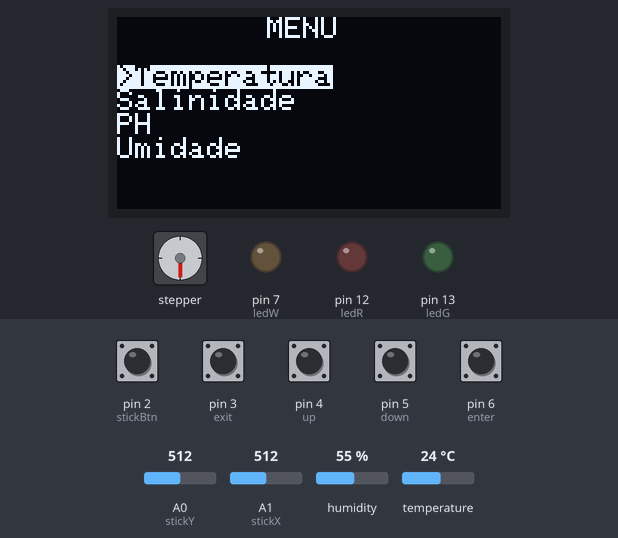
A sketch run on a simulated Arduino Uno, built with avr-gcc and run on an emulated ATmega328P. Shown: 128×64 one-colour display, stepper motor, output pins drawn as LEDs (lit = HIGH). The inputs (shaded band) are chosen by the test bench; at power-on: pin 2 (stickBtn), pin 3 (exit), pin 4 (up), pin 5 (down), pin 6 (enter) HIGH, temperature 24 °C, A0 (stickY) = 512, A1 (stickX) = 512, humidity 55 %. The display library's start-up logo is not drawn; stepper angles assume 200 steps per turn.

Above: at 2.2 s.
2.3 s: pin 6 (enter) pulled LOW for 0.15 s
At 3.8 s:
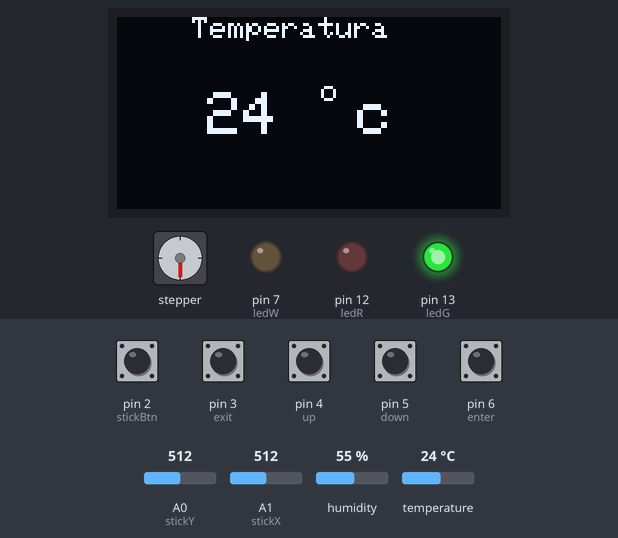
4.1 s: temperature set to 40.2 °C
At 5.1 s:
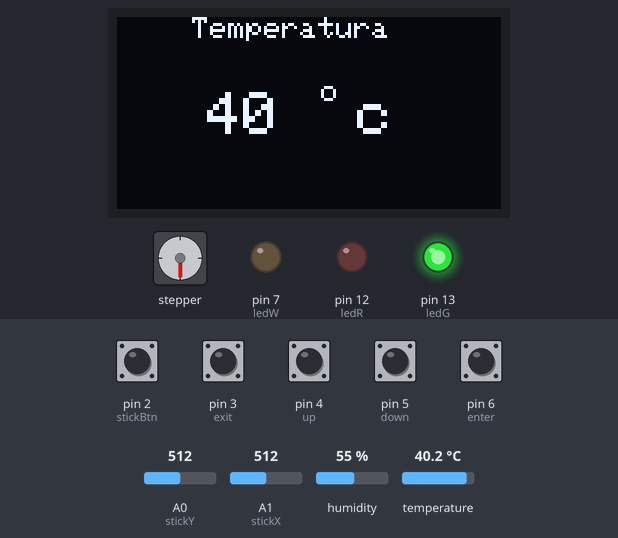
6.1 s: temperature set to 41.7 °C
At 7.6 s:
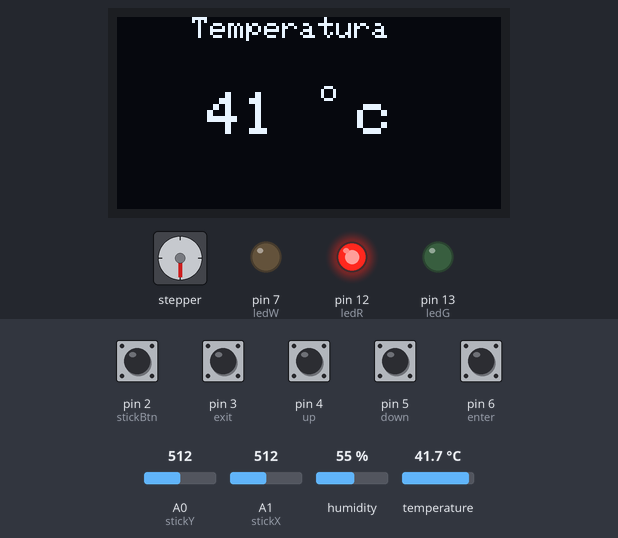
8.1 s: pin 3 (exit) pulled LOW for 0.15 s
At 8.27 s:
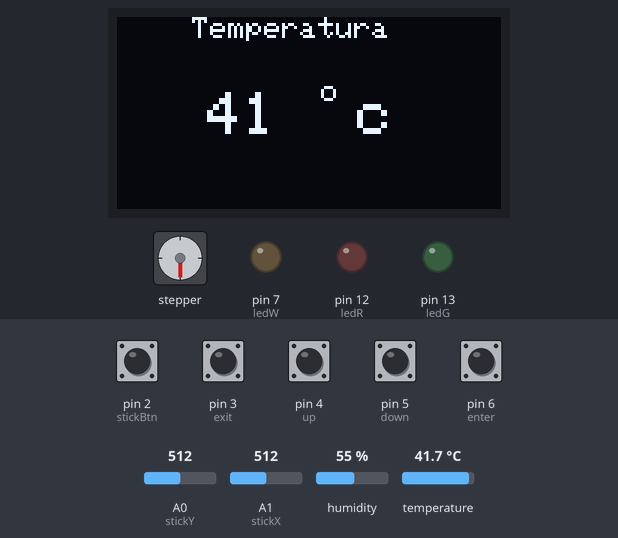
9.9 s: pin 5 (down) pulled LOW for 1 s
At 11.6 s:
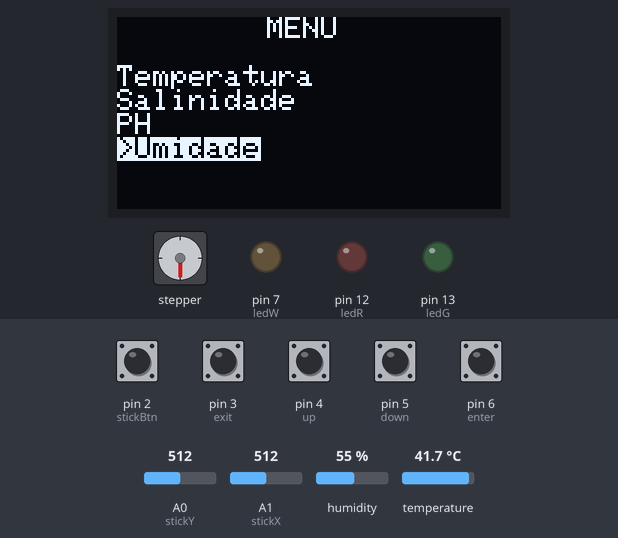
12.4 s: pin 6 (enter) pulled LOW for 1 s
At 14.0 s:
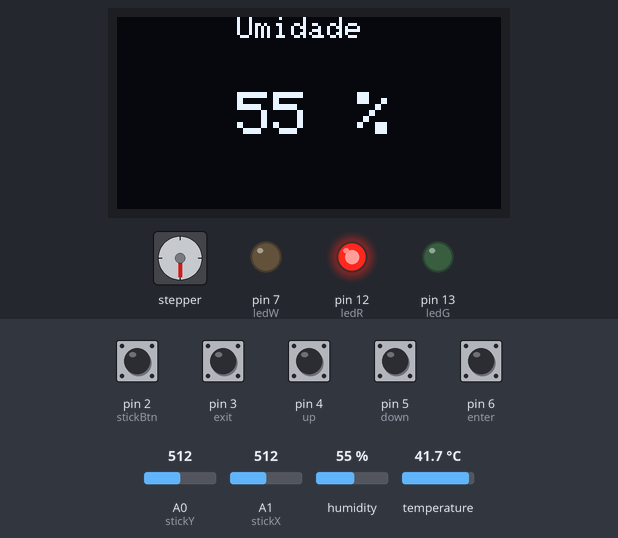
Timing chart, 0 to 15.5 s (numbered marks = the images above; inputs shaded):
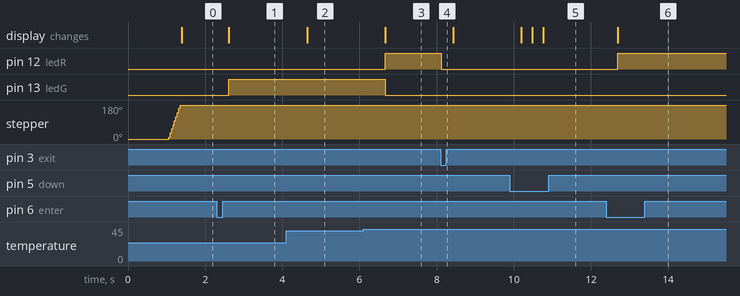

The sketch:

droneDeMonitoramento.ino
```cpp
//Incluindo as bibliotecas
  #include <Adafruit_SSD1306.h> //inclui a biblioteca do display
  #include <Adafruit_GFX.h> //inclui a biblioteca do display
  #include <Stepper.h> //inclui a biblioteca do motor
  #include <DHT.h> //inclui a biblioteca do sensor de temperatura
//----------------------------------------------------------------------//

//setando parâmetros do display
  #define width 128 //define a largura do display
  #define height 64 // define a altura do display
  #define reset -1 // define o pino de reset, que nesse caso é a mesma do arduino
//----------------------------------------------------------------------//

//definindo os pinos dos leds
  #define ledG 13
  #define ledR 12
  #define ledW 7
//----------------------------------------------------------------------//

//Definindo os pinos do joyStick e potenciômetro
  #define stickX A1 //eixo horizontal
  #define stickY A0 //eixo vertical
  #define stickBtn 2
  #define pot A2
//----------------------------------------------------------------------//

//Definindo os pinos dos botões de controle
  #define up 4
  #define down 5
  #define exit 3
  #define enter 6
//----------------------------------------------------------------------//

//Definindo os objetos
  #define passosMotor 200
  Adafruit_SSD1306 OLED = Adafruit_SSD1306(width, height, &Wire, reset);
  Stepper motor(passosMotor, 8, 9, 10, 11);
  DHT sensor(A3, DHT22);
//----------------------------------------------------------------------//

//variaveis utilizadas nas funções
  int selecionado = 0;
  int preenchido = -1;
  int btnClick = 0;
  int btnLiberado = 0;
  int passoAtual = 0;
//----------------------------------------------------------------------//

//função para ligar a lanterna
  void lanterna(){
    if(digitalRead(stickBtn) == 0){ //bloco que verifica se o botão foi clicado
      btnClick = 1;
      btnLiberado = 0;
    }else{
      btnLiberado = 1;
    }

    if((btnClick == 1) && (btnLiberado == 1)){ //bloco que verifica se o led esta ligado ou desligado
      btnClick = 0;
      btnLiberado = 0;
    if(digitalRead(ledW) == HIGH){
      digitalWrite(ledW, LOW);
    }else{
      digitalWrite(ledW, HIGH);
    }
    }
  }
//----------------------------------------------------------------------//

//função que mostra condições de alerta
  void alerta(){
    digitalWrite(ledR, HIGH);
    digitalWrite(ledG, LOW);
  }
//----------------------------------------------------------------------//

//função que mostra condições normais
  void normal(){
    digitalWrite(ledR, LOW);
    digitalWrite(ledG, HIGH);
  }
//----------------------------------------------------------------------//

//função para apagar os led depois de sair do menu
  void desligaLeds(){
    digitalWrite(ledR, LOW);
    digitalWrite(ledG, LOW);
  }
//----------------------------------------------------------------------//

//função que chama o sensor de temperatura
  void temperatura(){
    int temp = sensor.readTemperature();

    OLED.clearDisplay();
    OLED.setTextSize(1);
    OLED.setCursor(25,0);
    OLED.print("Temperatura");
    OLED.setTextSize(2);
    OLED.setCursor(30,25);
    OLED.print(temp);
    OLED.setCursor(80,25);
    OLED.print("c");
    OLED.drawCircle(70,25,2,WHITE);
    OLED.display();

    if (temp > 40 || temp < -5){
      alerta();
    }else{
      normal();
    }
  }
//----------------------------------------------------------------------//

//função que simula o sensor de salinidade
  void salinidade(){
    int potValue = analogRead(pot);

    float voltagem = potValue * (5.0/1023.0);  //converte a leitura do potenciômetro para voltagem
    float minSal = 0.0;
    float maxSal = 70.0;
    float salinidadeAgua = minSal + (voltagem * ((maxSal - minSal) / 5.0)); //converte a voltagem para salinidade nos padrões de agua do mar

    OLED.clearDisplay(); //configura o display
    OLED.setTextSize(1);
    OLED.setCursor(35,0);
    OLED.print("Salinidade");
    OLED.setTextSize(2);
    OLED.setCursor(30,25);
    OLED.print((int)salinidadeAgua);
    OLED.setCursor(60,25);
    OLED.print("PPT");
    OLED.display();

    if (salinidadeAgua > 45 || salinidadeAgua < 10){ //bloco que verifica se a salinidade esta fora do padrão
      alerta();
    }else{
      normal();
    }
  }
//----------------------------------------------------------------------//

// função que simula o sensor de ph
  void ph(){
    int potValue = analogRead(pot);

    float voltagem = potValue * (5.0/1023.0); //converte a leitura do potenciômetro para voltagem
    float minPh = 0.0;
    float maxPh = 14.0;
    float ph = minPh + (voltagem * ((maxPh - minPh) / 5.0)); //converte a voltagem para ph nos padrões de agua do mar

    OLED.clearDisplay();  //configura o display
    OLED.setTextColor(SSD1306_WHITE);
    OLED.setTextSize(1);
    OLED.setCursor(50,0);
    OLED.print("PH");
    OLED.setTextSize(2);
    OLED.setCursor(30,25);
    OLED.print(ph);
    OLED.display();

    if (ph > 10.0 || ph < 7.5){ //bloco que verifica se o ph esta fora do padrão
      alerta();
    }else{
      normal();
    }
  }
//----------------------------------------------------------------------//

// função que chama o sensor de umidade
  void umidade(){
    int umid = sensor.readHumidity();

    OLED.clearDisplay();
    OLED.setTextColor(SSD1306_WHITE);
    OLED.setTextSize(1);
    OLED.setCursor(40,0);
    OLED.print("Umidade");
    OLED.setTextSize(2);
    OLED.setCursor(40,25);
    OLED.print(umid);
    OLED.setCursor(80,25);
    OLED.print("%");
    OLED.display();

      if (umid >= 90){
        normal();
      }else{
        alerta();
      }
  }
//função que permite navegar para observar qual dado deseja
  void menu(){
    if (digitalRead(down) == LOW){ //bloco que verifica se o botão foi clicado
      selecionado = selecionado + 1;  //bloco que permite navegar entre as opções
      delay(250); //bloco que impede de clicar varias vezes no botão
    }

    if (digitalRead(up) == LOW){
      selecionado = selecionado - 1;
      delay(250);
    }

    if (digitalRead(enter) == LOW){
      preenchido = selecionado; //preenchido recebe o valor de selecionado e entra na opção desejada
      delay(250);
    }

    if (digitalRead(exit) == LOW){
      preenchido = -1; //preenchido volta a ser -1 e sai da opção desejada
      desligaLeds();
      delay(250);
    }

    const char *opcoes[4] = { //opções do menu
      "Temperatura",
      "Salinidade",
      "PH",
      "Umidade"
    };

    if (preenchido == -1){ //configura o display
      OLED.clearDisplay();
      OLED.setTextSize(1);
      OLED.setTextColor(SSD1306_WHITE);
      OLED.setCursor(50, 0);
      OLED.println(F("MENU"));
      OLED.println("");

      for (int i = 0; i < 4; i++){ //bloco que mostra as seleções do menu
        if (selecionado < 0){ //bloco que impede de selecionar uma opção que não existe
          selecionado = 0;
        }

        if (selecionado > 3){ //bloco que impede de selecionar uma opção que não existe
          selecionado = 3;
        }

        if (i == selecionado){ //bloco que mostra a seleção atual
          OLED.setTextColor(SSD1306_BLACK, SSD1306_WHITE);
          OLED.print(">");
          OLED.println(opcoes[i]);
        }else{
          OLED.setTextColor(SSD1306_WHITE);
          OLED.println(opcoes[i]);
        }
      }
    }

    if (preenchido == 0){ //bloco que chama a função de temperatura
      temperatura();
    }

    if (preenchido == 1){ //bloco que chama a função de salinidade
      salinidade();
    }

    if (preenchido == 2){ //bloco que chama a função de ph
      ph();
    }

    if (preenchido == 3){ //bloco que chama a função de ph
      umidade();
    }

    OLED.display();
  }
//----------------------------------------------------------------------//

//função controle que permite guiar o drone para onde deseja
  void controle(){
    int x = analogRead(stickX);
    int y = analogRead(stickY);

    y = 1023 - y; //inverte o eixo y

    float angulo = atan2(x - 512, y - 512) * 180 / PI; //converte a posição do joyStick para angulo

    if (angulo < 0) { //bloco que impede o angulo de ser negativo
      angulo += 360;
    }

    int passoAlvo = map(angulo, 0, 360, 0, passosMotor); //converte o angulo para passos
    int difPassos = passoAlvo - passoAtual; //calcula a diferença de passos

    motor.step(difPassos);  //faz o motor de passos girar
    passoAtual = passoAlvo; //atualiza o passo atual
  }
//----------------------------------------------------------------------//

void setup(){
  //definindo os tipos de pino
    pinMode(ledR, OUTPUT);
    pinMode(ledG, OUTPUT);
    pinMode(ledW, OUTPUT);
    pinMode(stickX, INPUT);
    pinMode(stickY, INPUT);
    pinMode(stickBtn, INPUT_PULLUP);
    pinMode(up, INPUT_PULLUP);
    pinMode(down, INPUT_PULLUP);
    pinMode(exit, INPUT_PULLUP);
    pinMode(enter, INPUT_PULLUP);
    pinMode(pot, INPUT);
  //inicia o display
    OLED.begin(SSD1306_SWITCHCAPVCC, 0x3C); //endereço i2c
    OLED.display(); //video de entrada
    delay(1000);
    OLED.clearDisplay();//limpa o display
  motor.setSpeed(100); //seta a velocidade do motor de passos
  sensor.begin(); //inicia o sensor de temperatura e umidade
}

void loop(){
  controle(); //chama a função para controlar o drone
  menu(); //chama a função para cotrolar o menu
  lanterna(); //chama a função que controla a lanterna do drone
}
```

Source omitted: droneDeMonitoramento.cpp (9397 bytes)

Measured:
- the behaviour switches between 40.9 and 41 °C on temperature (found by bisection; images 2 and 3)
- after the input at 2.3 s, pin 13 (ledG): LOW → HIGH after 0.31 s; the display: changes after 0.31 s (image 1)
- after the input at 4.1 s, the display: changes after 0.54 s (image 2)
- after the input at 6.1 s, pin 12 (ledR): LOW → HIGH after 0.57 s; pin 13 (ledG): HIGH → LOW after 0.57 s; the display: changes after 0.57 s (image 3)
- after the input at 8.1 s, pin 12 (ledR): HIGH → LOW at once
- after the input at 9.9 s, the display: first changes after 0.29 s (image 5 shows a later state)
- after the input at 12.4 s, pin 12 (ledR): LOW → HIGH after 0.29 s; the display: changes after 0.29 s (image 6)
- by itself, stepper: turns 180° clockwise in 0.29 s
